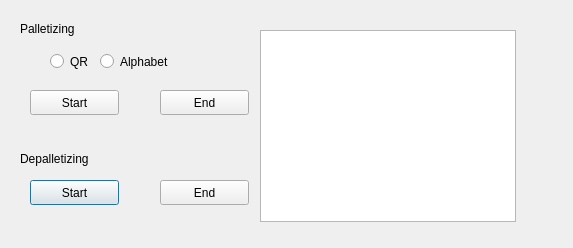
<?xml version="1.0" encoding="UTF-8"?>
<ui version="4.0">
 <class>Dialog</class>
 <widget class="QDialog" name="Dialog">
  <property name="geometry">
   <rect>
    <x>0</x>
    <y>0</y>
    <width>573</width>
    <height>248</height>
   </rect>
  </property>
  <property name="windowTitle">
   <string>Dialog</string>
  </property>
  <widget class="QRadioButton" name="chk_1">
   <property name="geometry">
    <rect>
     <x>50</x>
     <y>50</y>
     <width>112</width>
     <height>23</height>
    </rect>
   </property>
   <property name="text">
    <string>QR</string>
   </property>
  </widget>
  <widget class="QRadioButton" name="chk_2">
   <property name="geometry">
    <rect>
     <x>100</x>
     <y>50</y>
     <width>112</width>
     <height>23</height>
    </rect>
   </property>
   <property name="text">
    <string>Alphabet</string>
   </property>
  </widget>
  <widget class="QPushButton" name="Depallet_Start_btn">
   <property name="geometry">
    <rect>
     <x>30</x>
     <y>180</y>
     <width>89</width>
     <height>25</height>
    </rect>
   </property>
   <property name="text">
    <string>Start</string>
   </property>
  </widget>
  <widget class="QPushButton" name="Pallet_End_btn">
   <property name="geometry">
    <rect>
     <x>160</x>
     <y>90</y>
     <width>89</width>
     <height>25</height>
    </rect>
   </property>
   <property name="text">
    <string>End</string>
   </property>
  </widget>

  <widget class="QPushButton" name="Pallet_Start_btn">
   <property name="geometry">
    <rect>
     <x>30</x>
     <y>90</y>
     <width>89</width>
     <height>25</height>
    </rect>
   </property>
   <property name="text">
    <string>Start</string>
   </property>
  </widget>
  <widget class="QPushButton" name="Depallet_End_btn">
   <property name="geometry">
    <rect>
     <x>160</x>
     <y>180</y>
     <width>89</width>
     <height>25</height>
    </rect>
   </property>
   <property name="text">
    <string>End</string>
   </property>
  </widget>
  <widget class="QGraphicsView" name="graphicsView">
   <property name="geometry">
    <rect>
     <x>260</x>
     <y>30</y>
     <width>256</width>
     <height>192</height>
    </rect>
   </property>
  </widget>

  
  <widget class="QLabel" name="label">
   <property name="geometry">
    <rect>
     <x>20</x>
     <y>20</y>
     <width>101</width>
     <height>17</height>
    </rect>
   </property>
   <property name="text">
    <string>Palletizing</string>
   </property>
  </widget>
  <widget class="QLabel" name="label_2">
   <property name="geometry">
    <rect>
     <x>20</x>
     <y>150</y>
     <width>101</width>
     <height>17</height>
    </rect>
   </property>
   <property name="text">
    <string>Depalletizing</string>
   </property>
  </widget>
 </widget>
 <resources/>
 <connections/>
</ui>
